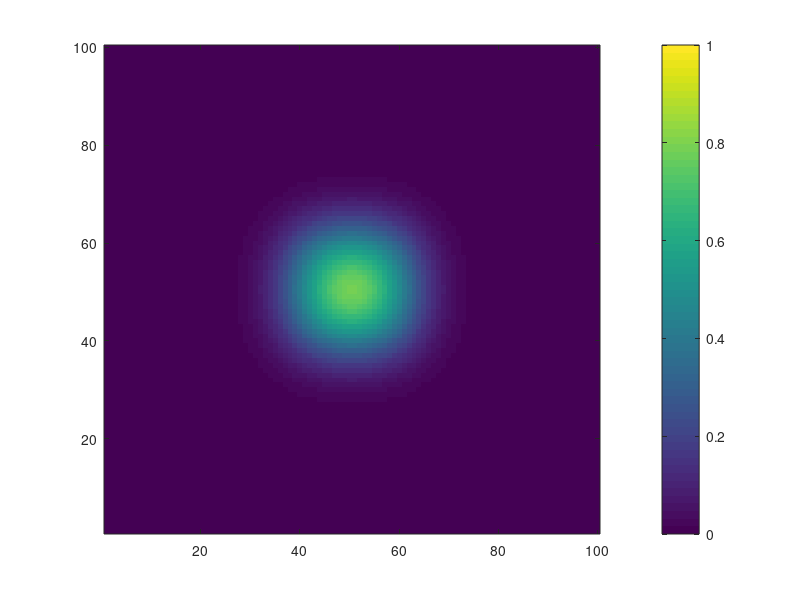

Source code (MATLAB):
Xmax=100;Tmax=100;
dt=0.1;d=2;dx=1;
E=zeros(Xmax,Xmax,Tmax);
E(41:60,41:60,1)=1;%E(1:20,41:60,1)=rand(20);
tic;
for T=1:Tmax-1
    E(:,:,T+1)=4*dt*d*del2(E(:,:,T))+E(:,:,T);
end
toc;
for T=1:Tmax
    imagesc(E(:,:,T),[0 1]);set(gca,'YDir','normal');colorbar;
    pause(0.001);
end